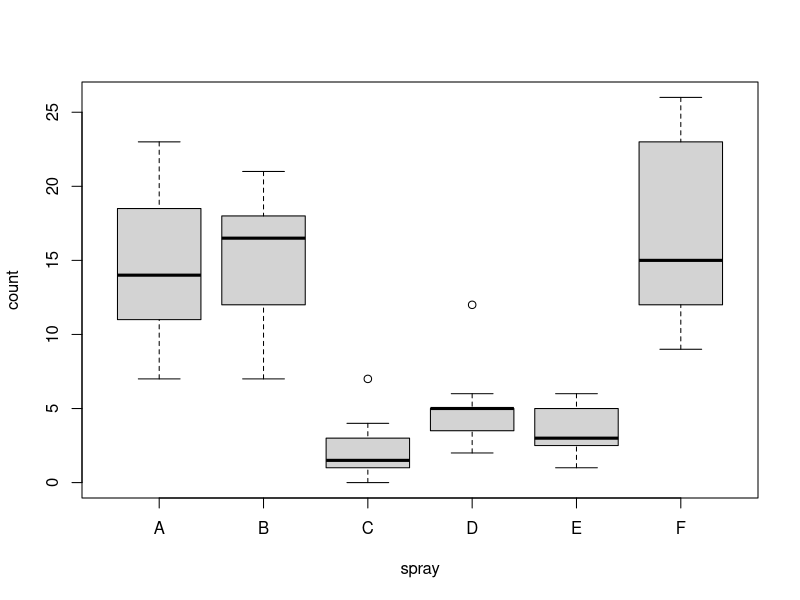
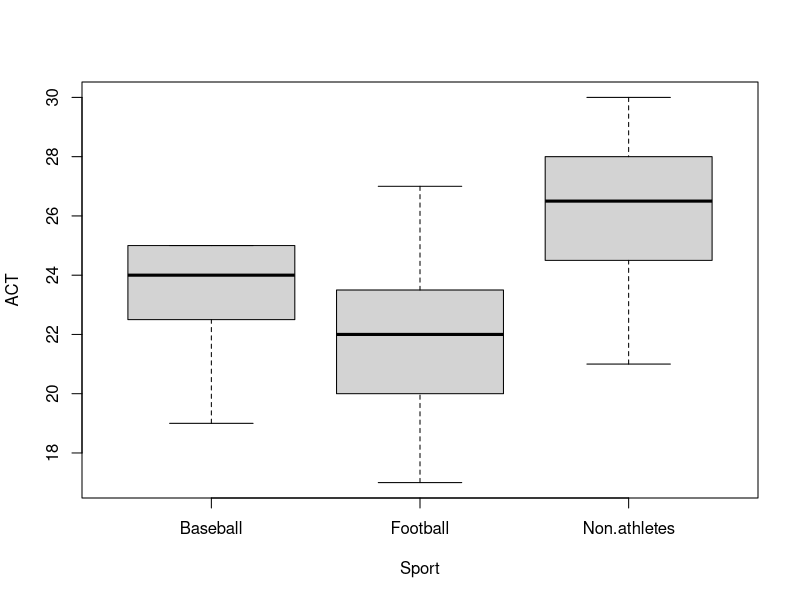
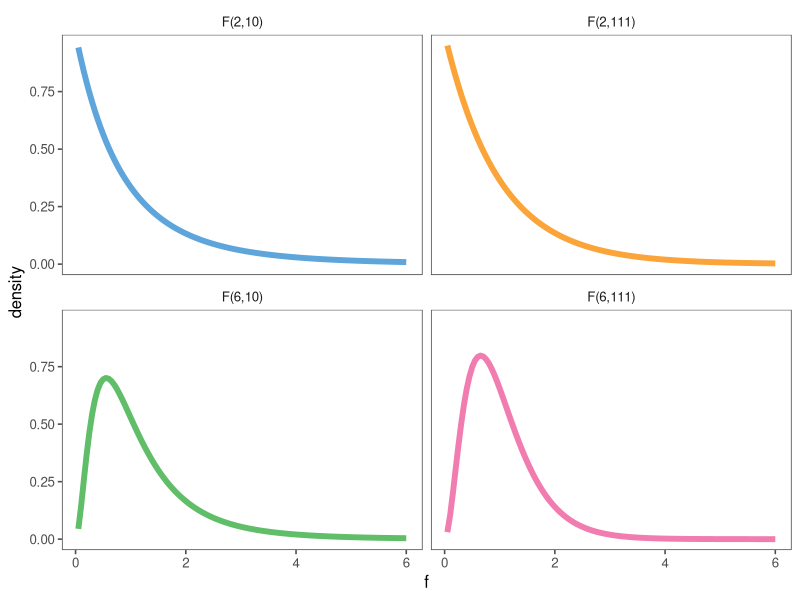
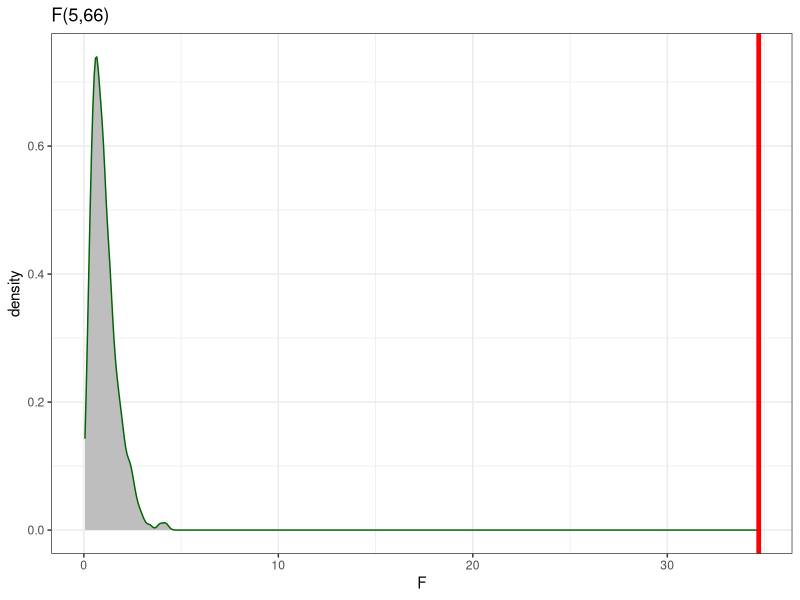
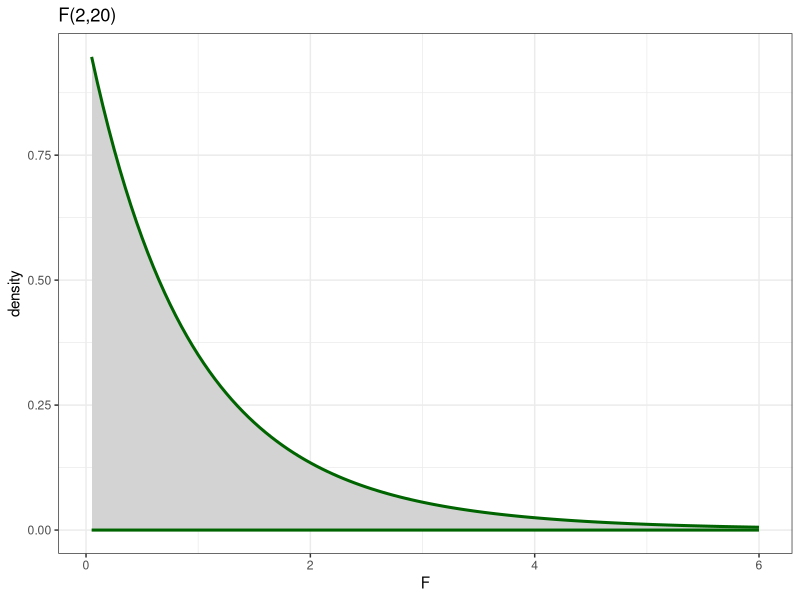

Write the R code that produced these figures, in order.
## ---- chunk 1
library(knitr)
opts_chunk$set(echo = T, 
               message = F, 
               warning = F, 
               cache = F, 
               tidy = F, 
               comment = "#>", 
               fig.align = "center", 
               fig.width = 8, 
               fig.height = 5, 
               digits = 3, 
               size = "small")
options(show.signif.stars = F, 
        digits = 3)
set.seed(99)
take_home <- 0
## ---- chunk 2
data(InsectSprays)  # load the data
boxplot(count ~ spray, data = InsectSprays)
## ---- chunk 3
act <- read.csv("act.csv", header = T)
head(act)
## ---- chunk 4
boxplot(ACT ~ Sport, data = act)
## ---- chunk 5
lm1 <- lm(count ~ spray, data = InsectSprays)
summary(lm1)
## ---- chunk 6
lm2 <- lm(ACT ~ Sport, data = act)
summary(lm2)
## ---- chunk 7
anova(lm1) # for insect sprays data
anova(lm2) # for ACT data
## ---- chunk 8
library(ggplot2)
library(ggthemes)
dat <- dplyr::data_frame(f = rep(seq(.05, 6, by = .05), 4), 
                         num_df = c(rep(2, 240), rep(6, 240)), 
                         denom_df = c(rep(111, 120), rep(10, 240), rep(111, 120)), 
                         density = df(f, num_df, denom_df), 
                         label = paste0("F(", num_df, ",", denom_df, ")"))
ggplot(dat, aes(f, density, colour = label)) + 
  geom_line(size = I(2)) + 
  facet_wrap(~label) + 
  theme_few() + 
  scale_colour_few(guide = F)
## ---- chunk 9
ggplot() + 
  geom_density(aes(rf(1000, 5, 66)), binwidth = .5, colour = "darkgreen", fill = "grey") + 
  geom_vline(aes(xintercept = 34.7), size = I(1.6), colour = "red") + 
  theme_bw() + 
  labs(x = "F", title = "F(5,66)")
## ---- chunk 10
pf(34.7, 5, 66, lower.tail = F)
## ---- chunk 11
dat0 <- dplyr::data_frame(f = seq(0.05, 6, by = .05), 
                          density = df(f, 2, 20))
ggplot(dat0, aes(x = f, ymax = density, ymin = 0)) + 
  geom_ribbon(colour = "darkgreen", fill = "lightgrey", size = I(1.03)) +
  theme_bw() + 
  labs(x = "F", y = "density", title = "F(2,20)")
## ---- chunk 12
anova(lm2)
